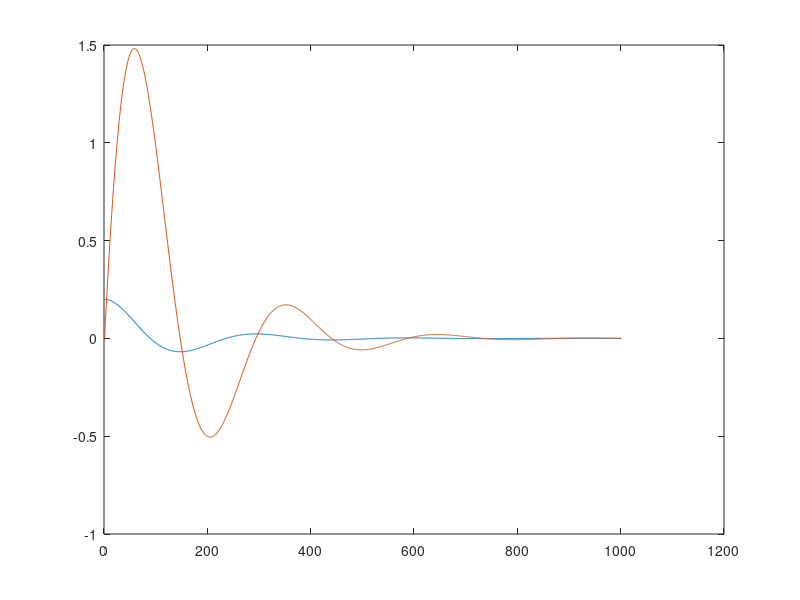

This chart was generated by the following MATLAB code: (Note: this script raises an error after producing the figure.)
close all
clear all
clc


m_d     = 0.16;
m       = 0.311;
l       = 0.9163;
b_theta = 0.08;% best with 0.08
b_phi   = 0.08 ;
g       = 9.81;
r       = 0.09;
k       = 0.06;
J_phi   = (1/2) * m_d * r^2 + m_d * ((l^2)/4);
J_th    = (1/12) * (m) *l^2;
Ts = 0.05; 
l_cg = 0.1;
mgl = m*9.81*l_cg;
theta = [m*g*l; J_th; b_theta; b_phi; k; J_phi];


    mgl = theta(1);
    J_theta = theta(2);
    k = theta(5);
    J_phi = theta(6);
    b_theta = theta(3);
    b_phi = theta(4);
% 
%     A = [-b_theta/J_theta, mgl/J_theta, b_phi/J_theta,                   0;
%         1,                0,           0,                               0;
%         b_theta/J_theta,   -mgl/J_theta -b_phi*((1/J_theta)+(1/J_phi)),  0;
%         0,                0,            0,                              1;
%     ];

    A = [0 1 0 0; 
        -mgl/J_theta -b_theta/J_theta 0 b_phi/J_theta; 
        0 0 0 1;
        mgl/J_theta b_theta/J_theta 0 -b_phi/J_theta];

%     B = [-k/J_theta; 0; (k/J_theta + k/J_phi); 0];
    % B = zeros(4,1);
    B = [0; -k/J_theta; 0; (k/J_theta + k/J_phi)]
    C = [1 0 0 0; 0 0 0 1];
    D = [0;0];

    sys = ss(A,B,C,D);
    t = 0:0.002:2;  % 201 points
u = zeros(1, size(t,2));
[y, tOut, x] = lsim(sys, u,t,[0.2, 0, 0 0])

figure(1)
plot(y)


%% 

x0 = [0.2,0,0,0]; %initial condition
t_a = linspace(0,1,20); %time vector
[t,x] = ode45(@(t,x)myfunction(t, x, u, mgl, J_theta, b_theta, b_phi, k, J_phi),t_a,x0);
figure
plot(t_a,x.','LineWidth',1.5);


function [dx, y] = pendulum(t, x, u, mgl, J_theta, b_theta, b_phi, k, J_phi, varargin)
    % State equations
%     dx = zeros(4, 1);
    dx(1) = x(2);
    dx(2) = -(mgl*cos(x(1))/J_theta) - (b_theta/J_theta)*x(2) + (b_phi/J_theta)*x(4) - (k/J_theta) * u;
    dx(3) = x(4);
    dx(4) = (mgl*cos(x(1))/J_theta) + (b_theta/J_theta) * x(2) - (b_phi/J_theta)*x(4) + ((k/J_theta) + (k/ J_phi))*u;

    % Output equations
    y = [x(1); x(4)];
%     % Output equation
%     y = [x(1);
%          x(4)];
% 
    % State equation
%     dx = [x(2);
%         -(mgl*cos(x(1))/J_theta) -(b_theta/J_theta)*x(2) + (b_phi/J_theta)*x(4) -(k/J_theta)*u;
%         x(3);
%          (mgl*cos(x(1))/J_theta) + (b_theta/J_theta)*x(2) - (b_phi/J_theta)*x(4) + ((k/J_theta)+ (k/J_phi))*u;
%          ];
end